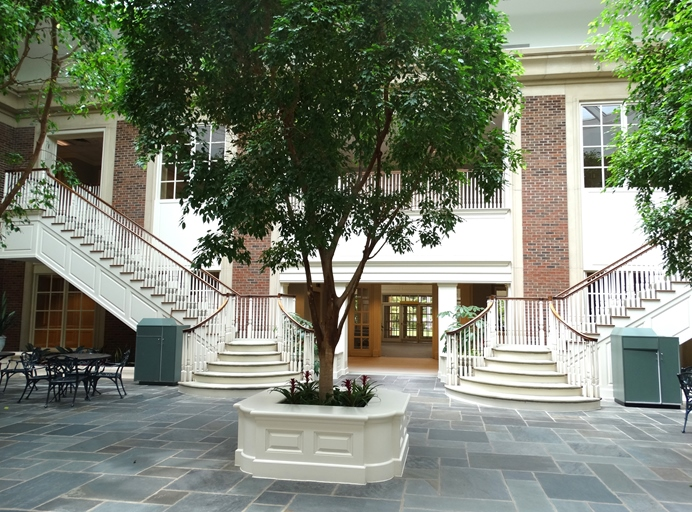
#> input picture imagens/im1.jpg, 692 x 512 px
$ python componentes_de_cor.py
#> lines starting #> are read from the running program, lines starting #| are printed output that depends on the picture
import cv2
import numpy as np
from matplotlib import pyplot as plt

imagem_original = cv2.imread('imagens/im1.jpg')
#> imagem_original is the input picture: shape (512, 692, 3); mean B, G, R 113.6, 129.9, 122.5
cv2.imshow("Imagem original", imagem_original)
for y in range(0, imagem_original.shape[0]):  # percorre linhas
    for x in range(0, imagem_original.shape[1]):  # percorre colunas
        imagem_original[y, x] = (x % 256, y % 256, x % 256)
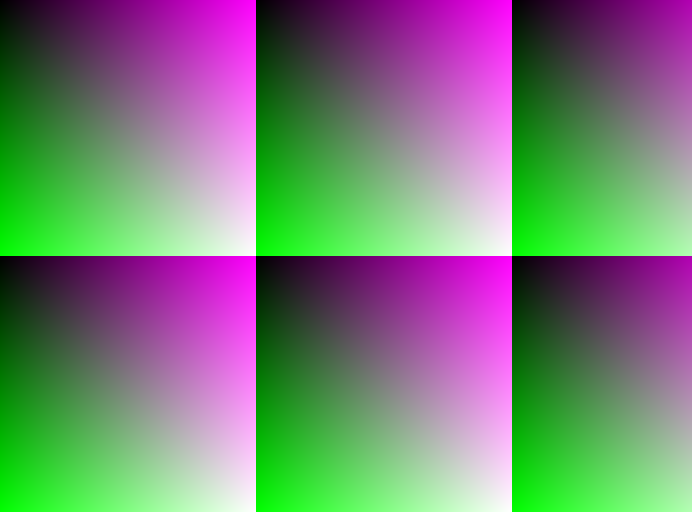
#> imagem_original: shape (512, 692, 3); mean B, G, R 117.6, 127.5, 117.6
cv2.imshow("Imagem modificada", imagem_original)
cv2.waitKey(0)
cv2.destroyAllWindows()
